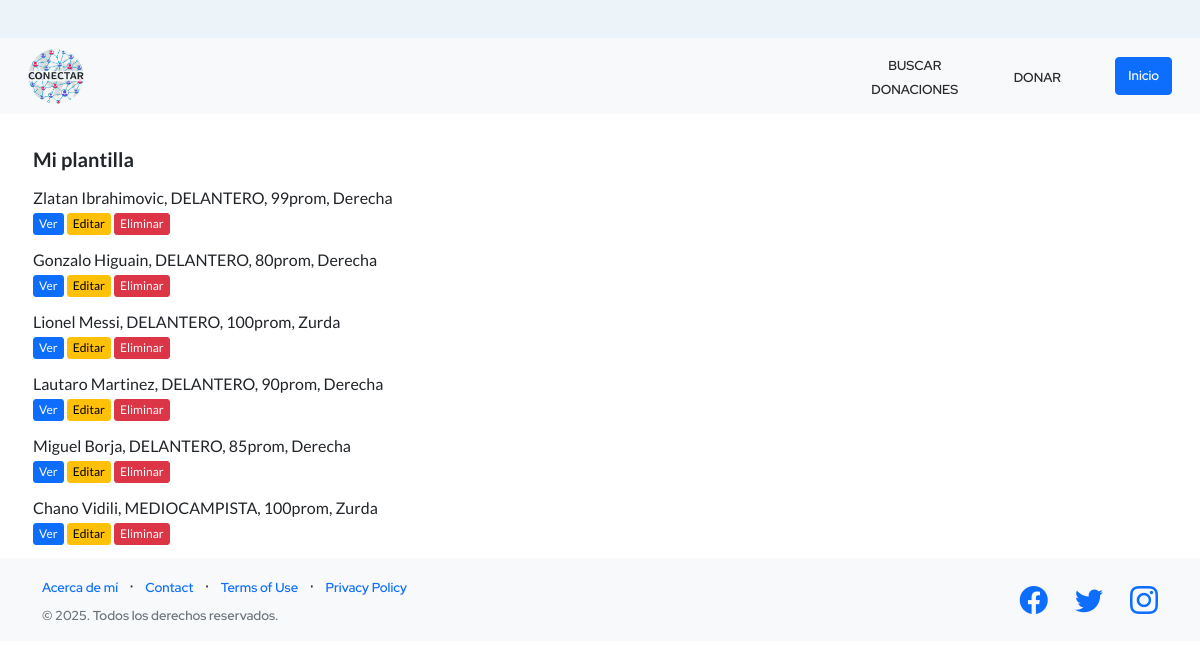
Before: /jugadoresPlantilla/ (signed in) with the older database file.
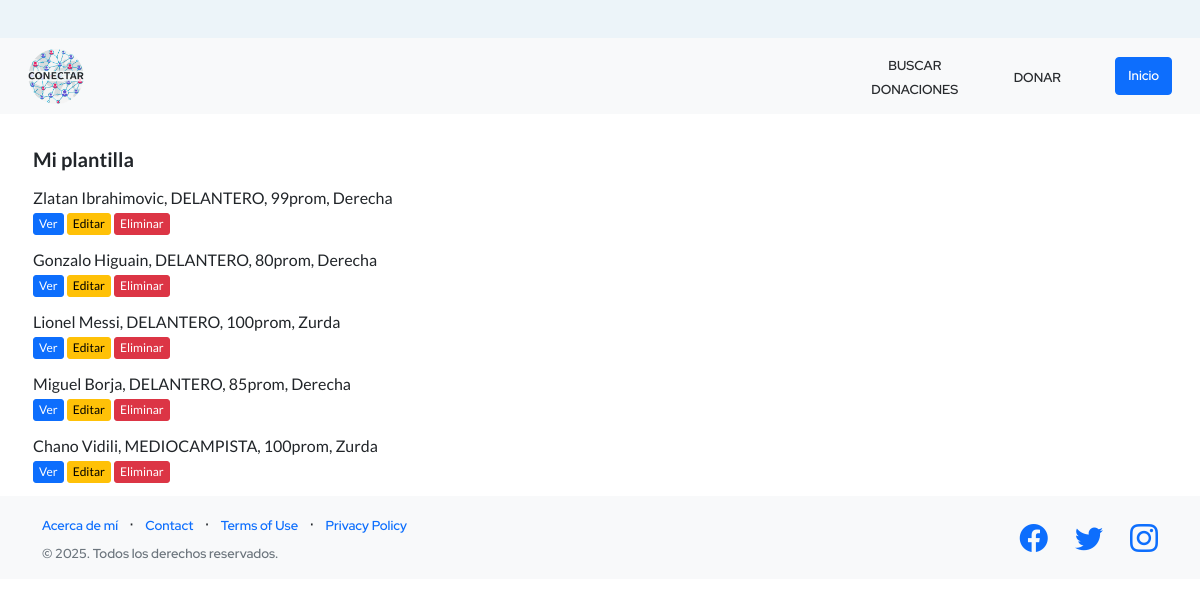
After: the same page with the newer database file.
### AppLigaDeFutbol/models.py (models this page shows)
class Jugador(models.Model):
    usuario = models.ForeignKey(User, on_delete=models.CASCADE, null=True, blank=True)
    nombre = models.CharField(max_length=30)
    apellido = models.CharField(max_length=30)
    descripcion = models.TextField(blank=True, null=True)
    posicion = models.CharField(max_length=40)
    promedio = models.IntegerField(
        default=80,
        validators=[
            MaxValueValidator(
                100, "Asegúrese de ingresar un valor menor o igual a 100"
            ),
            MinValueValidator(0, "Asegúrese de ingresar un valor mayor o igual a 0"),
        ],
    )
    pierna_habil = models.CharField(max_length=40)
    transferible = models.CharField(
        max_length=10,
        choices=transferible_opciones,
        default="no",
        verbose_name="Transferible",
    )
    imagen = models.ImageField(upload_to="assets/img/jugadores", null=True, blank=True)
    def __str__(self):
        return (
            self.nombre
            + " "
            + self.apellido
            + ", "
            + self.posicion
            + ", "
            + str(self.promedio)
            + "prom, "
            + self.pierna_habil
        )

### AppLigaDeFutbol/views.py (the view)
class listar_jugadores_plantilla(LoginRequiredMixin, ListView):
    template_name = "jugadores_plantilla.html"
    context_object_name = "jugadores"
    model = Jugador

### AppLigaDeFutbol/templates/jugadores_plantilla.html
{% extends 'inicio.html' %}
{% block content %}
  <div class="divPrincipal">
    <h5 style="margin-bottom: 15px;">Mi plantilla</h5>
    {% for jugador in jugadores %}
      {% if jugador.usuario == request.user %}
        <div class="div-jugadores">
          <li>{{jugador}}</li>
          <a class="btn btn-primary btn-xs" href={% url 'VerJugador' jugador.pk 1 %}>Ver</a>
          <a class="btn btn-warning btn-xs btn-editar" href={% url 'EditarJugador' jugador.pk %}>Editar</a>
          <a class="btn btn-danger btn-xs" href={% url 'EliminarJugador' jugador.pk %}>Eliminar</a>
        </div>
      {% endif %}
    {% endfor %}
  </div>
{% endblock %}

Changed rows visible on the page:
no longer on this page (row edited): Jugador: nombre+apellido+posicion "Lautaro Martinez, DELANTERO, 90prom, Derecha"
